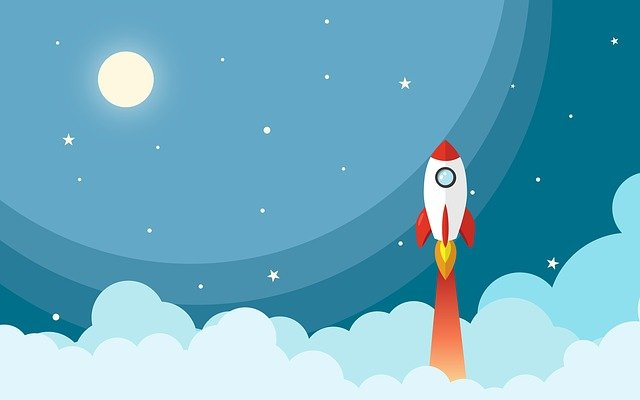
#> input picture poster.jpg, 640 x 400 px
$ python posterimg.py
#> lines starting #> are read from the running program, lines starting #| are printed output that depends on the picture
import cv2
import numpy as np

img = cv2.imread("poster.jpg")
#> img is the input picture: shape (400, 640, 3); mean B, G, R 194.6, 172.6, 108.6
rocket = img[120:360, 400:500]
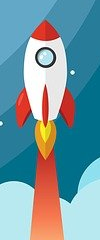
#> rocket: shape (240, 100, 3); mean B, G, R 162.8, 153.2, 118.1
img[0:240, 200:300] = rocket

text = "I love image processing"
cv2.putText(img, text, (20, 220), fontFace= cv2.FONT_HERSHEY_COMPLEX, fontScale= 3, color = (0,0,255))
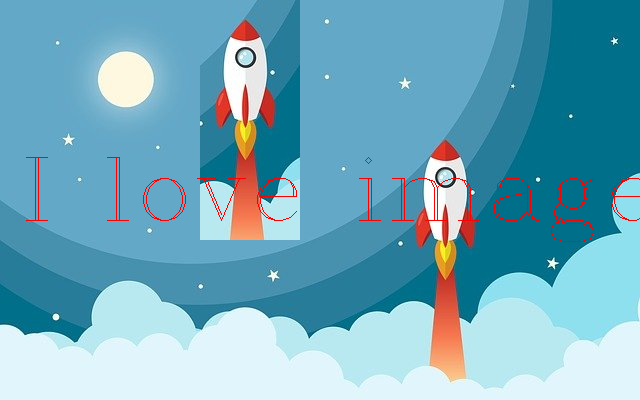
#> img: shape (400, 640, 3); mean B, G, R 189.8, 169.9, 111.7

cv2.imshow("poster Image", img)
cv2.waitKey(0)
